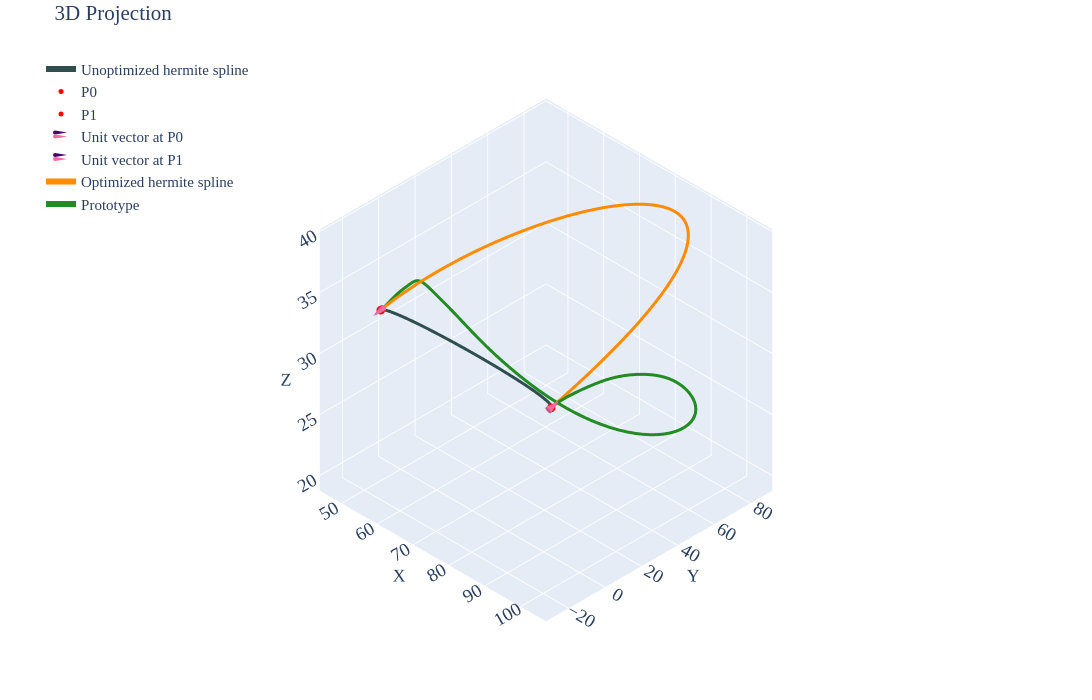

Notebook code for this chart:
### Markdown cell above
## P1 Case 03

### Code cell
df=pd.read_csv('../data/2810/p1-case3.csv')

prt=df.iloc[10:,2:].reset_index(drop=True)

p0=df.iloc[5,2:].values.astype(float)    # Point0
p1=df.iloc[6,2:].values.astype(float)    # Point1
u0=df.iloc[8,2:].values.astype(float)    # Unit Vector @ Point0
u1=df.iloc[9,2:].values.astype(float)    # Unit Vector @ Point1
m0=df.iloc[2,1]                          # Magnitude for Vector1
m1=df.iloc[3,1]                          # Magnitude for Vector2
u0_init=u0*m0
u1_init=u1*m1
spl=utils.hermite(p0,p1,u0_init,u1_init,num_points=51)

tgt=utils.length(prt.values)             # Target spline length

def obj_fn(mag,prt_pts,p0,p1,u0,u1,n_points=100):
    m0=mag[0]
    m1=mag[1]    
    u0_scld=m0*u0
    u1_scld=m1*u1
    spl=utils.hermite(p0,p1,u0_scld,u1_scld,num_points=n_points)
    dist_err=abs(np.sum((spl-prt_pts)**2))
    return dist_err

def len_up(mag,prt_pts,p0,p1,u0,u1,n_points=100):
    return 2-(utils.length(utils.hermite(p0,p1,mag[0]*u0,mag[1]*u1,num_points=n_points))-utils.length(prt_pts))

def len_lo(mag,prt_pts,p0,p1,u0,u1,n_points=100):
    return 2+(utils.length(utils.hermite(p0,p1,mag[0]*u0,mag[1]*u1,num_points=n_points))-utils.length(prt_pts))

def len_eq(mag,prt_pts,p0,p1,u0,u1,n_points=100):
    return (utils.length(utils.hermite(p0,p1,mag[0]*u0,mag[1]*u1,num_points=n_points))-utils.length(prt_pts))

constraints=[
    {'type':'eq','fun':len_eq,'args':(prt.values,p0,p1,u0,u1)},
    # {'type':'ineq','fun':len_up,'args':(prt.values,p0,p1,u0,u1)},
    # {'type':'ineq','fun':len_lo,'args':(prt.values,p0,p1,u0,u1)}
]

sol=minimize(obj_fn,[1,1],args=(prt.values,p0,p1,u0,u1),method='SLSQP',constraints=constraints)
u0_final=sol.x[0]*u0
u1_final=sol.x[1]*u1
spl=utils.hermite(p0,p1,u0_init,u1_init,num_points=100)
spl_tgt=utils.hermite(p0,p1,u0_final,u1_final,num_points=100)

pd.DataFrame(spl_tgt, columns=['X','Y','Z']).to_csv('../data/2810/opt/p1-case3-opt.csv',index=False)

print(f'Length of the Prototype Spline: {utils.length(prt.values):.5f}')
print(f'Given target spline length: {tgt:.5f}')
print(f'Length of the Hermite Spline: {utils.length(spl.astype(float)):.5f}')
print(f'Achieved Length of the Hermite Spline: {utils.length(spl_tgt.astype(float)):.5f}')
print(f'\nMaximum Distance Deviation: {max(np.linalg.norm(spl_tgt-spl,axis=1)):.4f}')
print(f'Total Distance Deviation: {sum(np.linalg.norm(spl_tgt-spl,axis=1)):.4f}')
print(f'\nComputed Magnitude (M0, M1): {sol.x[0]:.4f}, {sol.x[1]:.4f}')

utils.plotter(spl,p0,p1,u0_init,u1_init,tgt=spl_tgt,prt=prt.values,cne=6,intr='d',tgt_label='Optimized hermite spline')
